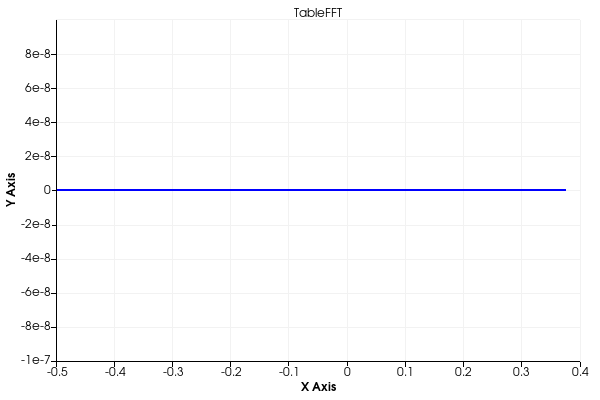

Recreate this plot in Python.
#!/usr/bin/env python

# Demonstrate vtkTableFFT by creating a table with known input signals,
# computing the FFT with a rectangular window, and rendering the
# frequency-domain magnitude as a bar chart.

# Factory overrides
import vtkmodules.vtkInteractionStyle  # noqa: F401
import vtkmodules.vtkRenderingContextOpenGL2  # noqa: F401
import vtkmodules.vtkRenderingOpenGL2  # noqa: F401

from vtkmodules.vtkChartsCore import (
    vtkChart,
    vtkChartXY,
)
from vtkmodules.vtkCommonCore import vtkDoubleArray
from vtkmodules.vtkCommonDataModel import vtkTable
from vtkmodules.vtkFiltersGeneral import vtkTableFFT
from vtkmodules.vtkRenderingContext2D import vtkContextActor
from vtkmodules.vtkRenderingCore import (
    vtkRenderWindow,
    vtkRenderWindowInteractor,
    vtkRenderer,
)

# Input signal: impulse in column 1, constant in column 2
length = 8
col1_vals = [float(length), 0.0, 0.0, 0.0, 0.0, 0.0, 0.0, 0.0]
col2_vals = [1.0, 1.0, 1.0, 1.0, 1.0, 1.0, 1.0, 1.0]
time_vals = [1.0, 2.0, 3.0, 4.0, 5.0, 6.0, 7.0, 8.0]

column_1 = vtkDoubleArray()
column_1.SetNumberOfTuples(length)
column_1.SetNumberOfComponents(1)
column_1.SetName("Data1")
for i in range(length):
    column_1.SetValue(i, col1_vals[i])

column_2 = vtkDoubleArray()
column_2.SetNumberOfTuples(length)
column_2.SetNumberOfComponents(1)
column_2.SetName("Data2")
for i in range(length):
    column_2.SetValue(i, col2_vals[i])

column_time = vtkDoubleArray()
column_time.SetNumberOfTuples(length)
column_time.SetNumberOfComponents(1)
column_time.SetName("Time")
for i in range(length):
    column_time.SetValue(i, time_vals[i])

# Build input table
input_table = vtkTable()
input_table.AddColumn(column_1)
input_table.AddColumn(column_2)
input_table.AddColumn(column_time)

# Compute FFT
fft_filter = vtkTableFFT()
fft_filter.SetInputData(input_table)
fft_filter.CreateFrequencyColumnOn()
fft_filter.SetWindowingFunction(0)  # RECTANGULAR
fft_filter.Update()

# Display FFT result in a chart
fft_output = fft_filter.GetOutput()

chart = vtkChartXY()
chart.SetTitle("TableFFT")

line = chart.AddPlot(vtkChart.LINE)
line.SetInputData(fft_output, "Frequency", "Data1")
line.SetColor(0, 0, 255, 255)
line.SetWidth(2.0)

# ContextActor: overlay the chart on the normal VTK rendering pipeline
context_actor = vtkContextActor()
context_actor.GetScene().AddItem(chart)

renderer = vtkRenderer()
renderer.SetBackground(1.0, 1.0, 1.0)
renderer.AddActor(context_actor)
context_actor.GetScene().SetRenderer(renderer)

render_window = vtkRenderWindow()
render_window.AddRenderer(renderer)
render_window.SetSize(600, 400)
render_window.SetMultiSamples(0)
render_window.SetWindowName("table fft")

interactor = vtkRenderWindowInteractor()
interactor.SetRenderWindow(render_window)

interactor.Initialize()
interactor.Start()
